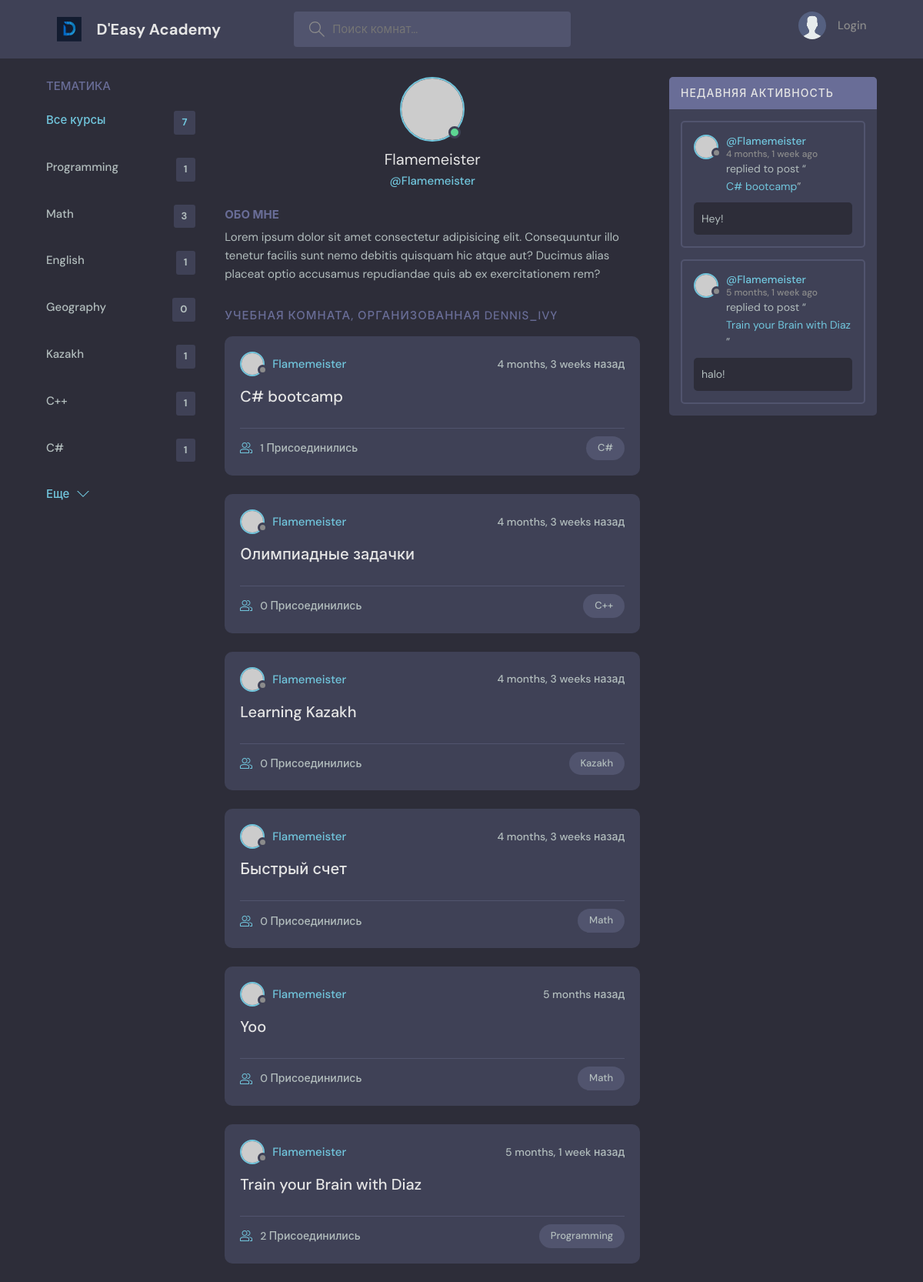
Page /profile/1/ on the committed database.
### base/models.py (models this page shows, shortened)
class Topic(models.Model):
    name = models.CharField(max_length=300)

class Room(models.Model):
    host = models.ForeignKey(User, on_delete=models.SET_NULL, null=True)
    topic = models.ForeignKey(Topic, on_delete=models.SET_NULL, null=True)
    name = models.CharField(max_length=255)
    description = models.TextField(null = True, blank=True)
    participants = models.ManyToManyField(User, related_name='participants', blank=True)
    updated = models.DateTimeField(auto_now=True)
    created = models.DateTimeField(auto_now_add=True)
    class Meta:
        ordering = ['-updated', '-created']
    def __str__(self):
        return self.name

class Message(models.Model):
    user = models.ForeignKey(User, on_delete=models.CASCADE)
    room = models.ForeignKey(Room, on_delete=models.CASCADE)
    body = models.TextField()
    updated = models.DateTimeField(auto_now=True)
    created = models.DateTimeField(auto_now_add=True)
    class Meta:
        ordering = ['-updated', '-created']

### base/views.py (the view)
# urls.py: path('profile/<str:pk>/', views.userProfile, name="user-profile"),
def userProfile(request, pk):
    user = User.objects.get(id=pk)
    rooms = user.room_set.all()
    room_messages = user.message_set.all()
    topics = Topic.objects.all()
    context = {'user': user, 'rooms': rooms, 'room_messages': room_messages, 'topics': topics }
    return render(request, 'base/profile.html', context)

### base/templates/base/profile.html (shortened to what this page needs)
{% extends 'main.html' %}
{% block content %}
  <main class="profile-page layout layout--3">
    <div class="container">
{% include 'base/topics_component.html' %}
      <div class="roomList">
        <div class="profile">
          <div class="profile__avatar">
            <div class="avatar avatar--large active">
              <img src="https://randomuser.me/api/portraits/men/11.jpg" />
            </div>
          </div>
          <div class="profile__info">
            <h3>{{user.username}}</h3>
            <p>@{{user.username}}</p>
          </div>
          <div class="profile__about">
            <h3>Обо мне</h3>
            <p>
              Lorem ipsum dolor sit amet consectetur adipisicing elit. Consequuntur illo tenetur
              facilis sunt nemo debitis quisquam hic atque aut? Ducimus alias placeat optio
              accusamus repudiandae quis ab ex exercitationem rem?
            </p>
          </div>
        </div>
        <div class="roomList__header">
          <div>
            <h2>Учебная комната, организованная dennis_ivy</a>
            </h2>
          </div>
        </div>
        {% include 'base/feed_component.html' %}
      </div>
{% include 'base/activity_component.html' %}
    </div>
  </main>
{% endblock content %}

### base/templates/base/topics_component.html
<div class="topics">
          <div class="topics__header">
            <h2>Тематика</h2>
          </div>
          <ul class="topics__list">
            <li>
              <a href="{% url 'home' %}" class="active">Все курсы <span>{{topics.count}}</span></a>
            </li>
                          {% for topic in topics %}
            <li>
              <a href="{% url 'home' %}?q={{topic.name}}">{{ topic.name }}<span>{{topic.room_set.all.count}}</span></a>
            </li>
            {% endfor %}
          </ul>
          <a class="btn btn--link" href="topics.html">
            Еще
            <svg version="1.1" xmlns="http://www.w3.org/2000/svg" width="32" height="32" viewBox="0 0 32 32">
              <title>chevron-down</title>
              <path d="M16 21l-13-13h-3l16 16 16-16h-3l-13 13z"></path>
            </svg>
          </a>
        </div>

### base/templates/base/feed_component.html (shortened to what this page needs)
{% for room in rooms %}
<div class="roomListRoom">
            <div class="roomListRoom__header">
              <a href="{% url 'user-profile' room.host.id %}" class="roomListRoom__author">
                <div class="avatar avatar--small">
                  <img src="https://randomuser.me/api/portraits/women/11.jpg" />
                </div>
                <span>{{room.host.username}}</span>
              </a>
              <div class="roomListRoom__actions">
                <span>{{room.created|timesince}} назад</span>
              </div>
            </div>
            <div class="roomListRoom__content">
              <a href="{% url 'room' room.id %}">{{ room.name }}</a>
            </div>
            <div class="roomListRoom__meta">
              <a href="{% url 'room' room.id %}" class="roomListRoom__joined">
                  {{room.participants.all.count}} Присоединились
              </a>
              <p class="roomListRoom__topic">{{room.topic.name}}</p>
            </div>
          </div>
{% endfor %}

### base/templates/base/activity_component.html (shortened to what this page needs)
                   <div class="activities">
          <div class="activities__header">
            <h2>Недавняя активность</h2>
          </div>
                     {% for message in room_messages %}
          <div class="activities__box">
            <div class="activities__boxHeader roomListRoom__header">
              <a href="{% url 'user-profile' message.user.id%}" class="roomListRoom__author">
                <div class="avatar avatar--small">
                  <img src="https://randomuser.me/api/portraits/women/11.jpg" />
                </div>
                <p>
                  @{{message.user}}
                  <span>{{message.created|timesince}} ago</span>
                </p>
              </a>
            </div>
            <div class="activities__boxContent">
              <p>replied to post “<a href="{% url 'room' message.room.id %}">{{message.room}}</a>”</p>
              <div class="activities__boxRoomContent">
                {{ message.body }}
              </div>
            </div>
          </div>
                     {% endfor %}
        </div>

### rows in the picture
Topic: name "Programming", room_set.all.count "1"
Topic: name "Math", room_set.all.count "3"
Topic: name "English", room_set.all.count "1"
Topic: name "Geography", room_set.all.count "0"
Topic: name "Kazakh", room_set.all.count "1"
Topic: name "C++", room_set.all.count "1"
Topic: name "C#", room_set.all.count "1"
Room: host.username "Flamemeister", created "4 months, 3 weeks", name "C# bootcamp", participants.all.count "1", topic.name "C#"
Room: host.username "Flamemeister", created "4 months, 3 weeks", name "Олимпиадные задачки", participants.all.count "0", topic.name "C++"
Room: host.username "Flamemeister", created "4 months, 3 weeks", name "Learning Kazakh", participants.all.count "0", topic.name "Kazakh"
Room: host.username "Flamemeister", created "4 months, 3 weeks", name "Быстрый счет", participants.all.count "0", topic.name "Math"
Room: host.username "Flamemeister", created "5 months", name "Yoo", participants.all.count "0", topic.name "Math"
Room: host.username "Flamemeister", created "5 months, 1 week", name "Train your Brain with Diaz", participants.all.count "2", topic.name "Programming"
Message: user "Flamemeister", created "4 months, 1 week", room "C# bootcamp", body "Hey!"
Message: user "Flamemeister", created "5 months, 1 week", room "Train your Brain with Diaz", body "halo!"

### other values in the picture
{{ topics.count }} "7"
{{ user.username }} "Flamemeister"
